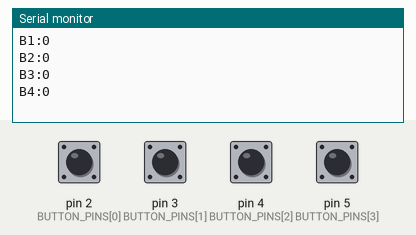
This sketch was run on a simulated Arduino Uno, built with avr-gcc and run on an emulated ATmega328P. Parts: the last lines printed to the serial monitor. Inputs (shaded band) come from the test bench; at power-on: pin 2 (BUTTON_PINS[0]), pin 3 (BUTTON_PINS[1]), pin 4 (BUTTON_PINS[2]), pin 5 (BUTTON_PINS[3]) HIGH.

Above: at 1.2 s.
1.3 s: pin 2 (BUTTON_PINS[0]) pulled LOW for 0.15 s
At 1.9 s:
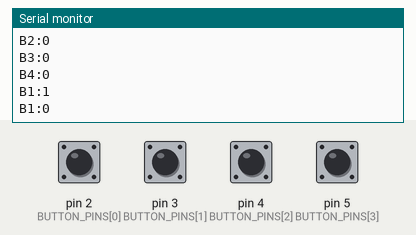
2.9 s: pin 3 (BUTTON_PINS[1]) pulled LOW for 0.15 s
At 4.2 s:
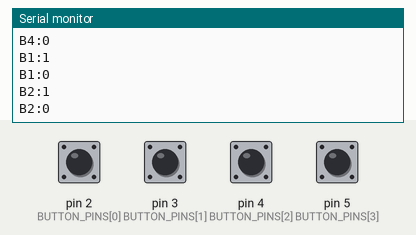
4.5 s: pin 4 (BUTTON_PINS[2]) pulled LOW for 0.15 s
At 5.5 s:
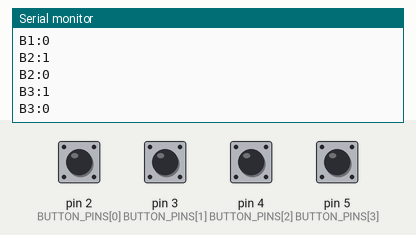
6.1 s: pin 5 (BUTTON_PINS[3]) pulled LOW for 0.15 s
At 6.8 s:
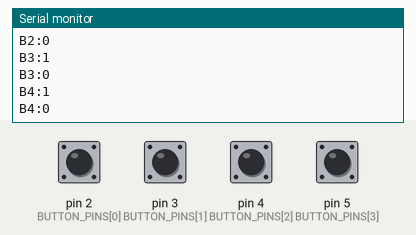
Timing chart, 0 to 8.7 s (numbered marks = the images above; inputs shaded):
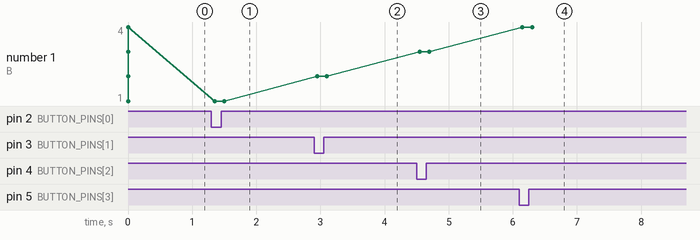

Measured:
- after the input at 1.3 s, the serial monitor: prints a new line after 0.05 s (image 1)
- after the input at 2.9 s, the serial monitor: prints a new line after 0.05 s (image 2)
- after the input at 4.5 s, the serial monitor: prints a new line after 0.05 s (image 3)
- after the input at 6.1 s, the serial monitor: prints a new line after 0.05 s (image 4)
- plotted number 1: 2 → 3 after the input at 4.5 s, 3 → 4 after the input at 6.1 s

The sketch:

buttons.ino
```cpp
// buttons.ino — 4 push buttons with INPUT_PULLUP + debounce
// Sends structured serial messages on state change:
//   B1:1\n  = Button 1 pressed
//   B1:0\n  = Button 1 released
// Baud: 115200

const int BUTTON_PINS[] = {2, 3, 4, 5};
const int NUM_BUTTONS = 4;
const unsigned long DEBOUNCE_MS = 50;

bool buttonState[NUM_BUTTONS];
bool lastReading[NUM_BUTTONS];
unsigned long lastDebounceTime[NUM_BUTTONS];

void setup() {
  Serial.begin(115200);

  for (int i = 0; i < NUM_BUTTONS; i++) {
    pinMode(BUTTON_PINS[i], INPUT_PULLUP);
    buttonState[i] = HIGH;
    lastReading[i] = HIGH;
    lastDebounceTime[i] = 0;
  }

  // Send initial state of all buttons
  for (int i = 0; i < NUM_BUTTONS; i++) {
    Serial.print("B");
    Serial.print(i + 1);
    Serial.print(":");
    Serial.println(buttonState[i] == LOW ? 1 : 0);
  }
}

void loop() {
  for (int i = 0; i < NUM_BUTTONS; i++) {
    bool reading = digitalRead(BUTTON_PINS[i]);

    if (reading != lastReading[i]) {
      lastDebounceTime[i] = millis();
    }
    lastReading[i] = reading;

    if ((millis() - lastDebounceTime[i]) >= DEBOUNCE_MS) {
      if (reading != buttonState[i]) {
        buttonState[i] = reading;

        // Send: B<num>:<state>  (1=pressed, 0=released)
        Serial.print("B");
        Serial.print(i + 1);
        Serial.print(":");
        Serial.println(buttonState[i] == LOW ? 1 : 0);
      }
    }
  }
}
```
